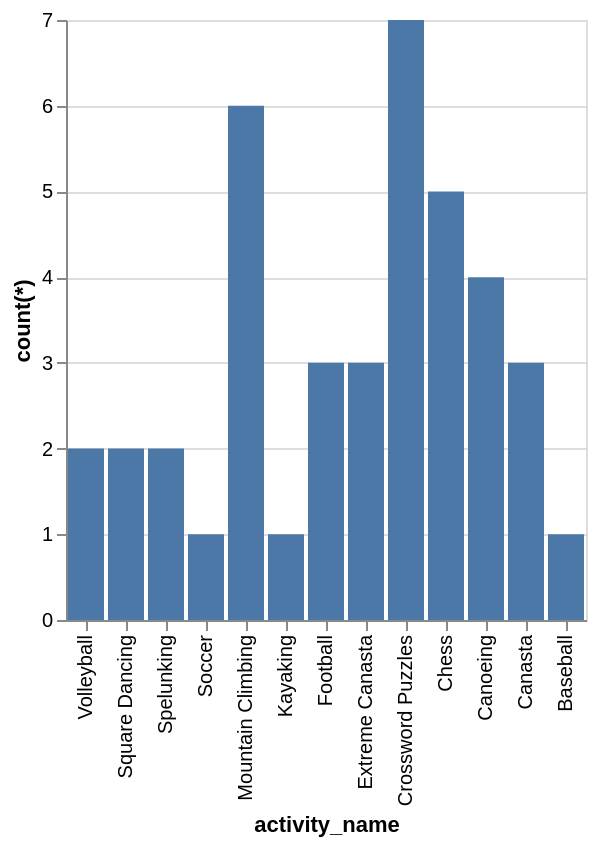

The Vega-Lite source for this figure:
### Vega-Lite specification from a JSON file in a GitHub repository (floating-point values rounded to 4 significant figures)
{"data": {"values": [{"x_data": "Volleyball", "y_data": 2}, {"x_data": "Square Dancing", "y_data": 2}, {"x_data": "Spelunking", "y_data": 2}, {"x_data": "Soccer", "y_data": 1}, {"x_data": "Mountain Climbing", "y_data": 6}, {"x_data": "Kayaking", "y_data": 1}, {"x_data": "Football", "y_data": 3}, {"x_data": "Extreme Canasta", "y_data": 3}, {"x_data": "Crossword Puzzles", "y_data": 7}, {"x_data": "Chess", "y_data": 5}, {"x_data": "Canoeing", "y_data": 4}, {"x_data": "Canasta", "y_data": 3}, {"x_data": "Baseball", "y_data": 1}]}, "mark": "bar", "encoding": {"x": {"field": "x_data", "type": "nominal", "title": "activity_name", "sort": "descending"}, "y": {"field": "y_data", "type": "quantitative", "title": "count(*)"}}}
